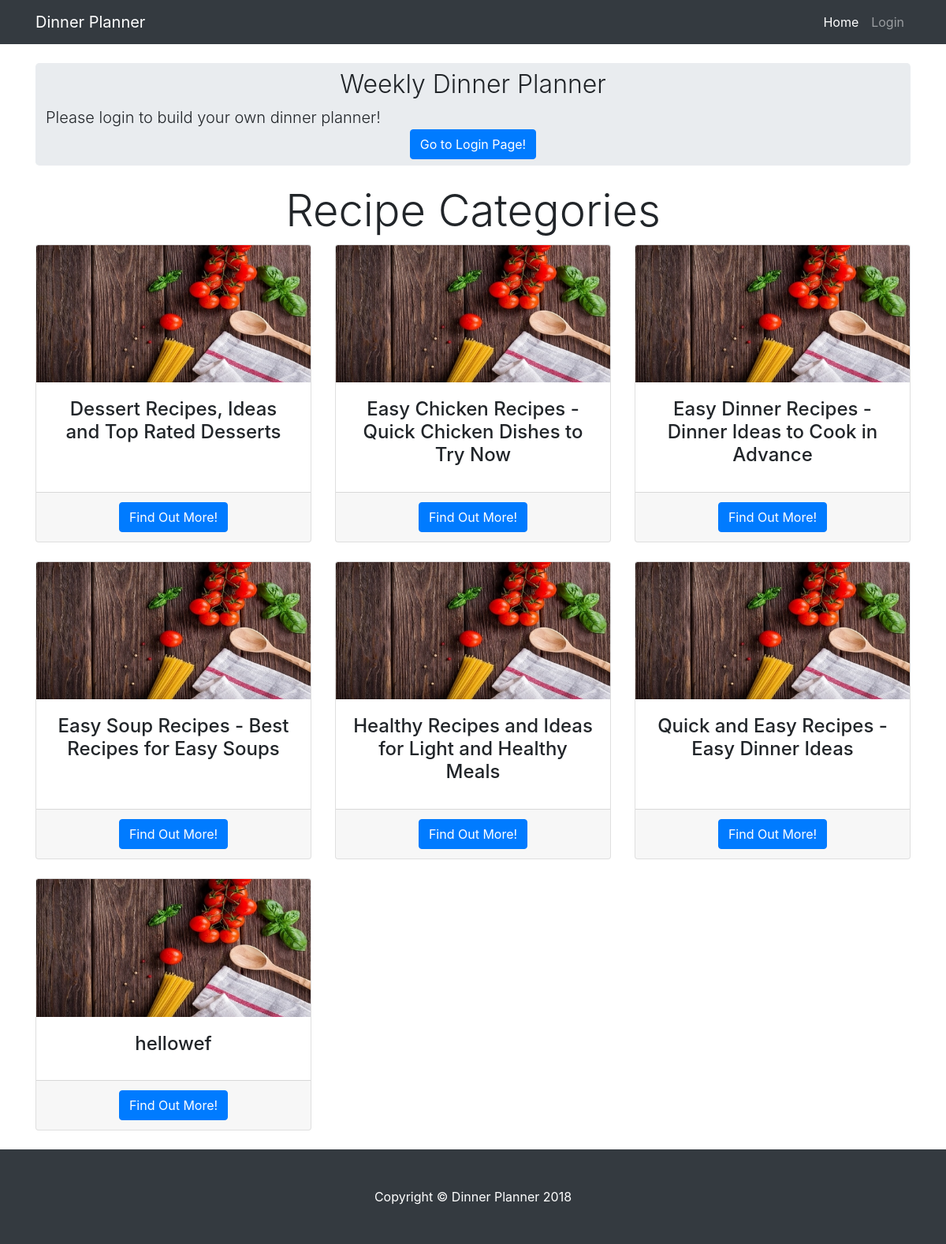
Before: /recipes/ with the older database file.
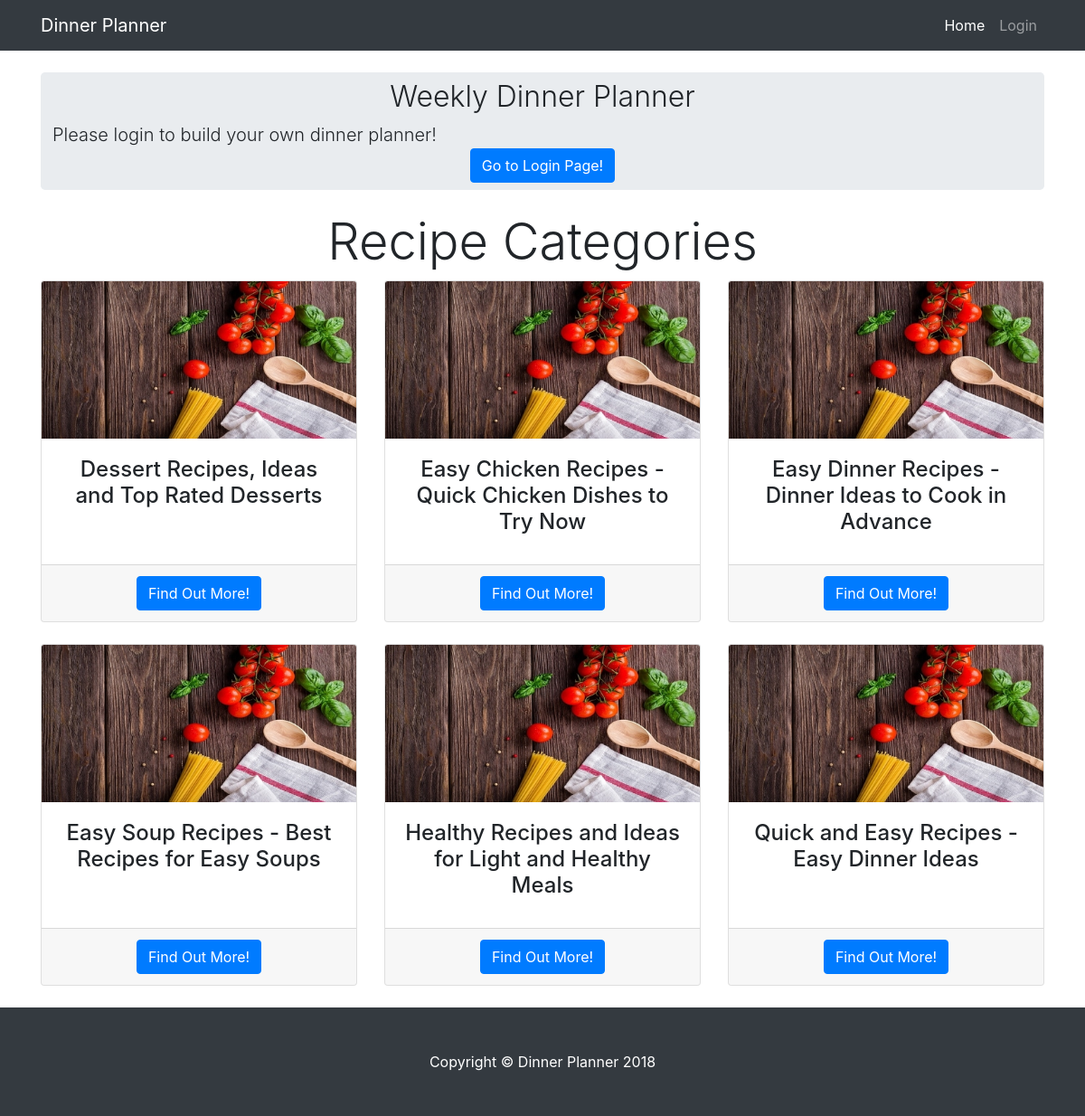
After: the same page with the newer database file.
### database_setup.py (models this page shows, shortened)
class Category(Base):
    __tablename__ = 'category'
    id = Column(Integer, primary_key = True)
    name = Column(String(80), nullable = False)
    user_id = Column(Integer, ForeignKey('user.id'))
    user = relationship(User)

### webserver.py (the view, shortened to what this page needs)
@app.route('/')
@app.route('/recipes/')
def recipeList():
    categories = session.query(Category).order_by(asc(Category.name))
    menu = session.query(Menu).order_by(asc(Menu.name))
    pic = []
    for cat in categories:
        menuPic = session.query(Menu).filter_by(category_id=cat.id).first()
        if menuPic is None:
            pic.append("")
        else:
            pic.append(menuPic.picture)
    pic.reverse()
    res =[]
    for category in categories:
        list = category.name.split()
        if list[0][0].isdigit():
            del list[0]
            category.name = " ".join(list)
            session.add(category)
            session.commit()
    print(login_session)
    if 'username' not in login_session:
        return render_template('publicRecipes.html', categories=categories, pic=pic)

### webserver.py (called while the page is built)
@app.before_request
def make_session_permanent():
    login_session.permanent = True
    app.permanent_session_lifetime = timedelta(minutes=3)

### templates/publicRecipes.html (shortened to what this page needs)
<!DOCTYPE html>
<html lang="en">
  <head>
    <link href="../static/bootstrap/vendor/bootstrap/css/bootstrap.min.css" rel="stylesheet">
    <link href="../static/bootstrap/css/custom.css" rel="stylesheet">
  </head>
  <body>
    <nav class="navbar navbar-expand-lg navbar-dark bg-dark fixed-top">
      <div class="container">
        <a class="navbar-brand" href="#">Dinner Planner</a>
        <div class="collapse navbar-collapse" id="navbarResponsive">
          <ul class="navbar-nav ml-auto">
            <li class="nav-item active">
              <a class="nav-link" href="{{url_for('recipeList')}}">Home
              </a>
            </li>
            <li class="nav-item">
              <a class="nav-link" href="{{url_for('showLogin')}}">Login</a>
            </li>
          </ul>
        </div>
      </div>
    </nav>
    <div class="container">
      <header class="jumbotron my-4 text-center">
        <h3 class="display-5">Weekly Dinner Planner</h3>
        <div class="row">
          <p class="lead tap">  Please login to build your own dinner planner!</p>
        </div>
        <a href="{{url_for('showLogin')}}" class="btn btn-primary btn-md">Go to Login Page!</a>
      </header>
      <h3 class="display-4 text-center">Recipe Categories</h3>
      <div class="row text-center">
        {% for category in categories %}
          <div class="col-lg-4 col-md-6 mb-4">
          <div class="card">
            <img class="card-img-top" src="{{pic.pop()}}" alt="food-photo" onError="this.onerror=null;this.src='/static/images/food_image_alt.jpg';">
            <div class="card-body">
              <h4 class="card-title">{{category.name}}</h4>
            </div>
            <div class="card-footer">
              <a href="{{url_for('menuList', category_id = category.id)}}" class="btn btn-primary">Find Out More!</a>
            </div>
          </div>
          </div>
        {% endfor %}
      </div>
    </div>
    <footer class="py-5 bg-dark">
      <div class="container">
        <p class="m-0 text-center text-white">Copyright &copy; Dinner Planner 2018</p>
      </div>
    </footer>
  </body>
</html>

Changed rows visible on the page:
removed Category: name "hellowef"
